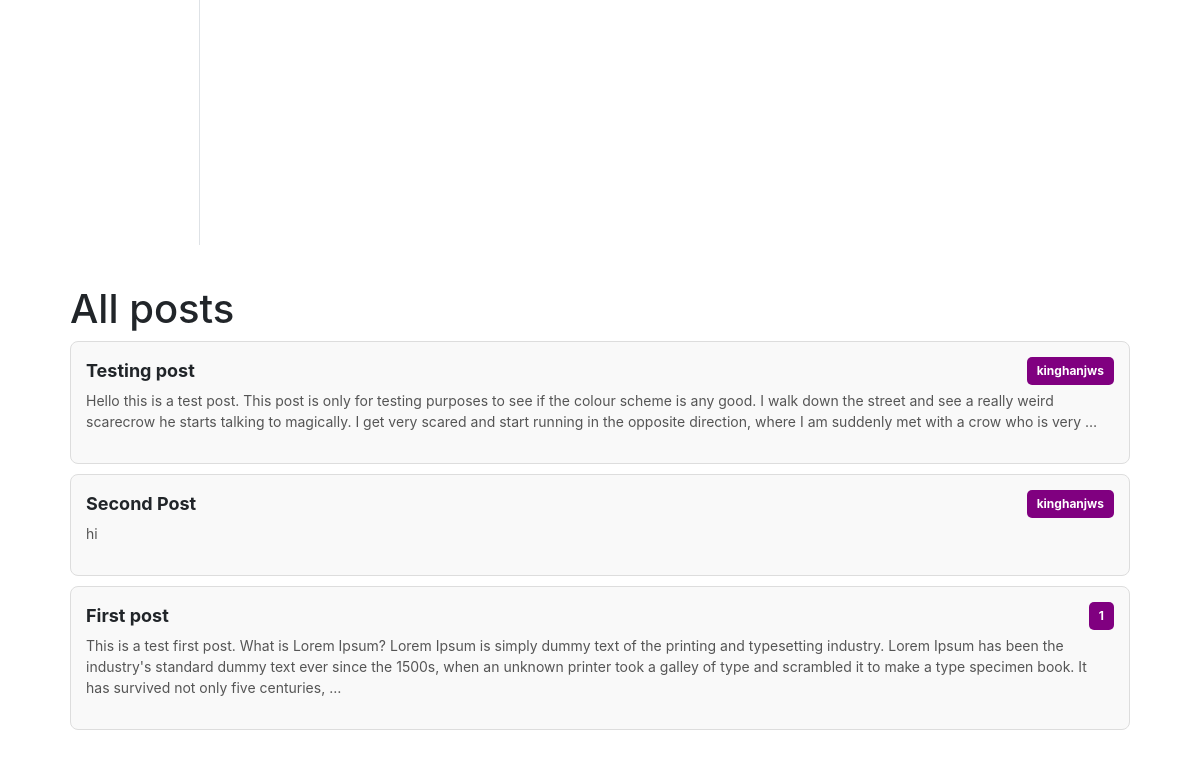
Before: / (lower part) with the older database file.
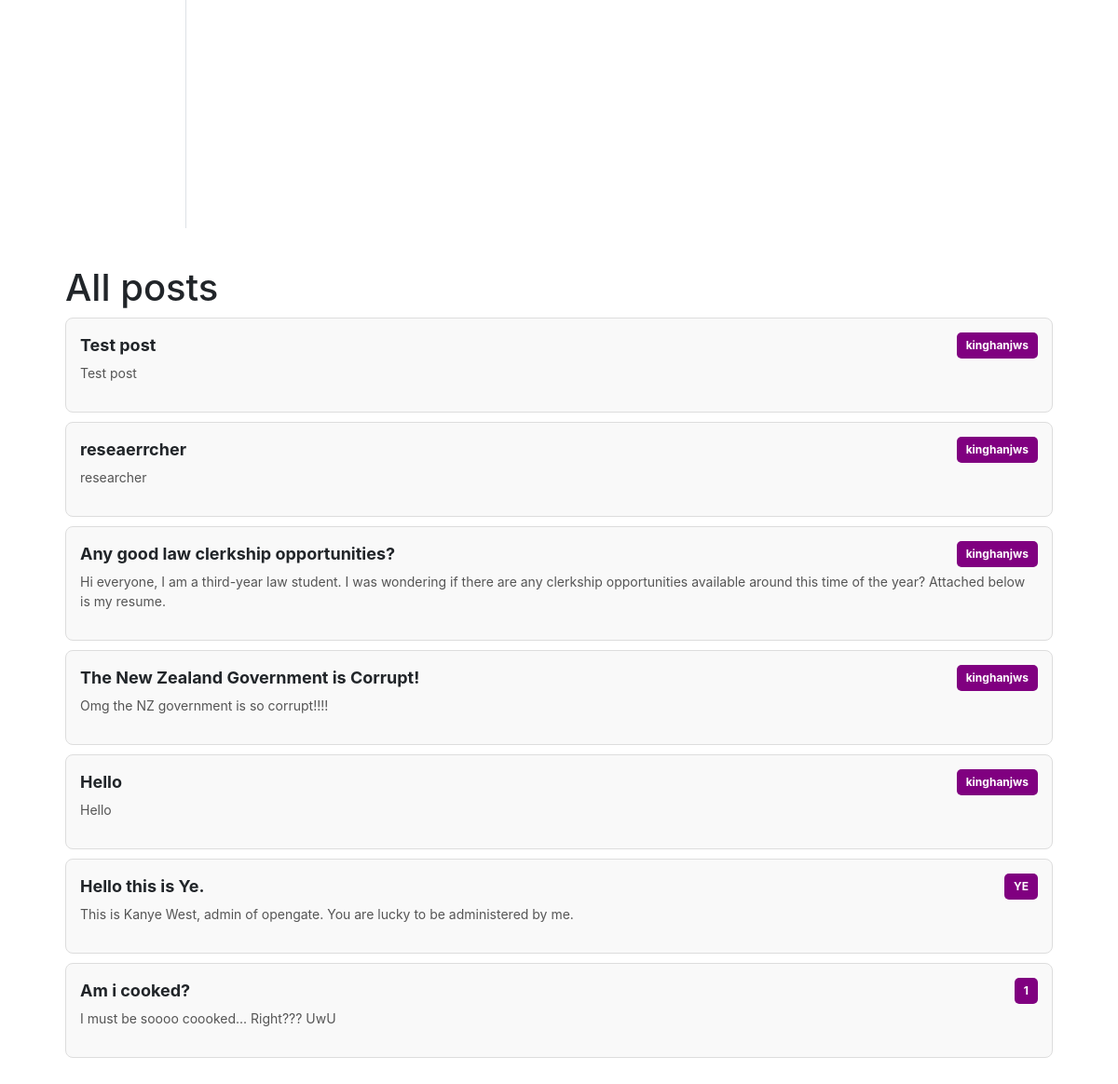
After: the same page with the newer database file.
### forumApp/models.py (models this page shows, shortened)
class Post(models.Model):
    post_id = models.AutoField(primary_key=True)
    title = models.CharField(max_length=200)
    content = models.TextField(max_length=10000)
    author = models.ForeignKey(User, on_delete=models.CASCADE)
    created_at = models.DateTimeField(auto_now_add=True)
    updated_at = models.DateTimeField(auto_now=True)
    topic_tag = models.CharField(max_length=50, choices=CHOICES_TOPIC, default=("None", "None"))
    industry_tag = models.CharField(max_length=50, choices=CHOICES_INDUSTRY, default=("None", "None"))

### forumApp/views.py (the view)
# urls.py: path('', views.home_view, name="home"),
def home_view(request):
    posts = Post.objects.all().order_by('-created_at')
    return render(request, 'auth1_app/view_post.html', {"posts": posts})

### forumApp/templates/auth1_app/view_post.html (shortened to what this page needs)
{% extends "layout.html" %}
{% load static %}
{% block content %}
<!DOCTYPE html>
<html lang="en">
<head>
    <link rel="stylesheet" href="{% static 'styles/styles.css' %}" type="text/css">
</head>
<body>
    <div class="container">
        <h1>All posts</h1>
        {% for post in posts %}
            <a href="{% url 'individual_post' id=post.post_id %}" class="post-preview">
                <div class="post-content">
                    <div class="post-header">
                        <h2 class="post-title">{{ post.title }}</h2>
                        <span class="author-badge">{{ post.author }}</span>
                    </div>
                    <p class="post-summary">
                        {{ post.content|truncatewords:60 }}
                    </p>
                </div>
            </a>
        {% endfor %}
    </div>
</body>
</html>
{% endblock  %}

### forumApp/templates/layout.html (shortened to what this page needs)
<!DOCTYPE html>
<html lang="en">
<head>
    <link href="https://cdn.jsdelivr.net/npm/bootstrap@4.5.2/dist/css/bootstrap.min.css" rel="stylesheet">
</head>
<body>
    <div class="container-fluid">
        <div class="row">
            <div class="col-md-2 sidebar p-0">
            </div>
    <div class="container">
        {% block content %}
        {% endblock content %}
    </div>
</body>
</html>

### forumApp/static/styles/styles.css (style rules this page uses)
.container { margin: 0 auto; padding: 20px; word-wrap: break-word; overflow-wrap: break-word; }
.post-preview { display: block; text-decoration: none; border: 1px solid #ddd; padding: 15px; border-radius: 8px; margin-bottom: 10px; background-color: #f9f9f9; transition: background-color 0.2s ease-in-out; color: inherit; }
.post-content { display: flex; flex-direction: column; }
.post-header { display: flex; align-items: center; gap: 8px; flex-wrap: wrap; }
.post-title { font-size: 18px; font-weight: bold; margin: 0; flex-grow: 1; text-decoration: none; }
.author-badge { background-color: purple; color: white; padding: 5px 10px; border-radius: 5px; font-weight: bold; font-size: 12px; white-space: nowrap; }
.post-summary { font-size: 14px; color: #555; margin-top: 5px; }

### forumApp/templates/layout.html (style rules this page uses)
body { padding-top: 56px; }
.container { margin-top: 20px; }
.sidebar { min-height: 100vh; background-color: #fff; border-right: 1px solid #dee2e6; }

Changed rows visible on the page:
removed Post: title "Testing post", author "kinghanjws", content "Hello this is a test post. This post is only for testing purposes to see if the colour scheme is any good. I walk down the street and see a really weird scarecrow he starts talking to magically. I get very scared and start running in the opposite direction, where I am suddenly met with a crow who is very …"
removed Post: title "Second Post", author "kinghanjws", content "hi"
removed Post: title "First post", author "1", content "This is a test first post. What is Lorem Ipsum? Lorem Ipsum is simply dummy text of the printing and typesetting industry. Lorem Ipsum has been the industry's standard dummy text ever since the 1500s, when an unknown printer took a galley of type and scrambled it to make a type specimen book. It has survived not only five centuries, …"
added Post: title "Test post", author "kinghanjws", content "Test post"
added Post: title "reseaerrcher", author "kinghanjws", content "researcher"
added Post: title "Any good law clerkship opportunities?", author "kinghanjws", content "Hi everyone, I am a third-year law student. I was wondering if there are any clerkship opportunities available around this time of the year? Attached below is my resume."
added Post: title "The New Zealand Government is Corrupt!", author "kinghanjws", content "Omg the NZ government is so corrupt!!!!"
added Post: title "Hello", author "kinghanjws", content "Hello"
added Post: title "Hello this is Ye.", author "YE", content "This is Kanye West, admin of opengate. You are lucky to be administered by me."
added Post: title "Am i cooked?", author "1", content "I must be soooo coooked... Right??? UwU"
